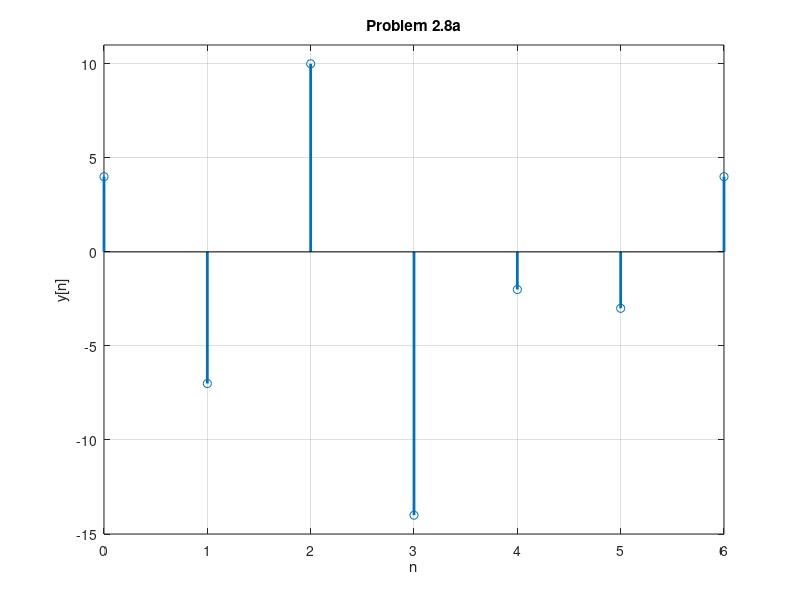

Write MATLAB code to recreate this figure.
%Copyright (c) 2016, Austin Minor
%All rights reserved.
%
%Redistribution and use in source and binary forms, with or without
%modification, are permitted provided that the following conditions are met:
%    * Redistributions of source code must retain the above copyright
%      notice, this list of conditions and the following disclaimer.
%    * Redistributions in binary form must reproduce the above copyright
%      notice, this list of conditions and the following disclaimer in the
%      documentation and/or other materials provided with the distribution.
%    * Neither the name of the Austin Minor nor the
%      names of its contributors may be used to endorse or promote products
%      derived from this software without specific prior written permission.
%
%THIS SOFTWARE IS PROVIDED BY THE COPYRIGHT HOLDERS AND CONTRIBUTORS "AS IS" AND
%ANY EXPRESS OR IMPLIED WARRANTIES, INCLUDING, BUT NOT LIMITED TO, THE IMPLIED
%WARRANTIES OF MERCHANTABILITY AND FITNESS FOR A PARTICULAR PURPOSE ARE
%DISCLAIMED. IN NO EVENT SHALL Austin Minor BE LIABLE FOR ANY
%DIRECT, INDIRECT, INCIDENTAL, SPECIAL, EXEMPLARY, OR CONSEQUENTIAL DAMAGES
%(INCLUDING, BUT NOT LIMITED TO, PROCUREMENT OF SUBSTITUTE GOODS OR SERVICES;
%LOSS OF USE, DATA, OR PROFITS; OR BUSINESS INTERRUPTION) HOWEVER CAUSED AND
%ON ANY THEORY OF LIABILITY, WHETHER IN CONTRACT, STRICT LIABILITY, OR TORT
%(INCLUDING NEGLIGENCE OR OTHERWISE) ARISING IN ANY WAY OUT OF THE USE OF THIS
%SOFTWARE, EVEN IF ADVISED OF THE POSSIBILITY OF SUCH DAMAGE.
%
%Author: Austin Minor
%Version: 2/3/2016

x = [4 1 0 -1];
v = [1 -2 3 -4];
istart = 0;
%Minus two because MATLAB bound rules
n = istart:1:length(x) + length(v) - 2 - istart; 

y = conv(x, v)

stem(n, y, 'linewidth', 2)
xlabel('n')
ylabel('y[n]')
title('Problem 2.8a')
grid on
axis([istart max(n) min(y)-1 max(y)+1])